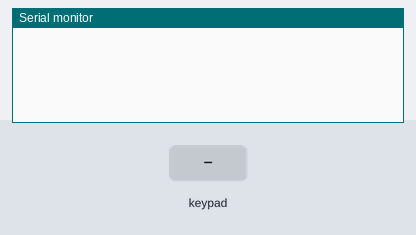
Recording of a sketch running on a simulated ESP8266 (NodeMCU). Shown: the last lines printed to the serial monitor. Inputs (shaded band) come from the test bench.

Above: at 1.2 s.
1.3 s: key '1' pressed
At 2.2 s:
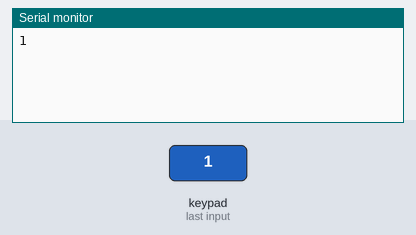
2.8 s: keypad keys 1 2 # pressed 0.4 s apart
At 5.1 s:
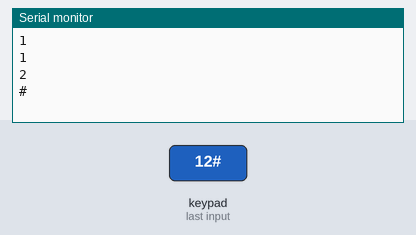
5.5 s: key 'A' pressed
At 6.6 s:
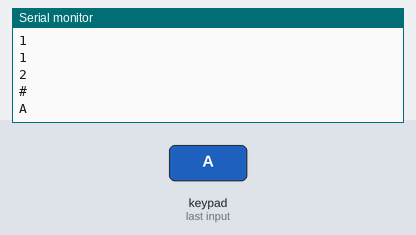
7.0 s: keypad keys 1 2 * pressed 0.4 s apart
At 8.2 s:
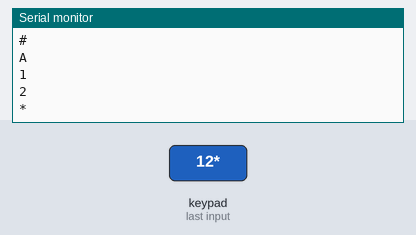
9.7 s: key 'B' pressed
At 10.9 s:
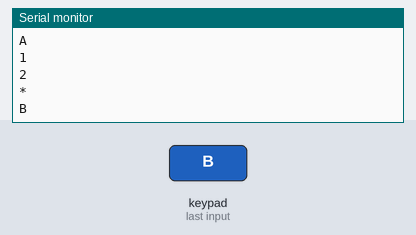
11.2 s: keypad keys 1 2 D pressed 0.4 s apart
At 12.9 s:
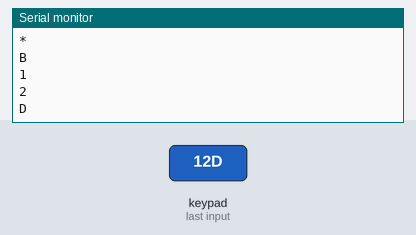

The sketch:

keypad.ino
```cpp
#include "Keypad.h"

const byte linhas = 4;
const byte colunas = 4;

char Teclas [linhas][colunas] =
{
   {'1','2','3','A'},
  {'4','5','6','B'},
  {'7','8','9','C'},
  {'*','0','#','D'}
  };

   byte pinosLinhas[linhas] = {D0,D1,D2,D3};
   byte pinosColunas[colunas] = {D4,D5,D6,D7};;

    Keypad teclado = Keypad(makeKeymap(Teclas),pinosLinhas, pinosColunas, linhas,colunas);

void setup() {
  Serial.begin(9600);
}

void loop() {
   char teclaClicada = teclado.getKey();

   if(teclaClicada)
   {
    Serial.println(teclaClicada);
    }

    if(teclaClicada == '7')
    {
    Serial.println("oi oi oi");
      }
}
```

Measured:
- after the input at 1.3 s, the serial monitor: prints a new line at once (image 1)
- after the input at 2.8 s, the serial monitor: prints a new line after 0.41 s (image 2)
- after the input at 5.5 s, the serial monitor: prints a new line at once (image 3)
- after the input at 7.0 s, the serial monitor: prints a new line at once (image 4)
- after the input at 9.7 s, the serial monitor: prints a new line at once (image 5)
- after the input at 11.2 s, the serial monitor: prints a new line at once (image 6)
